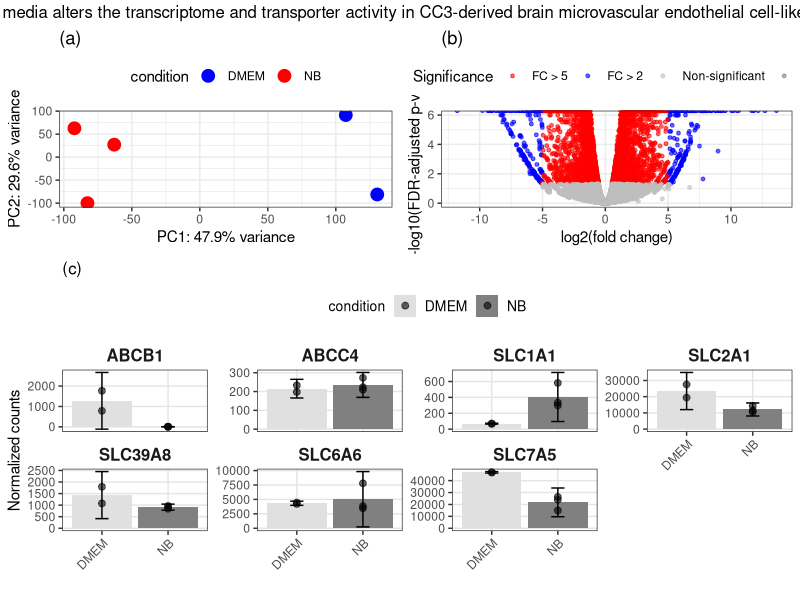
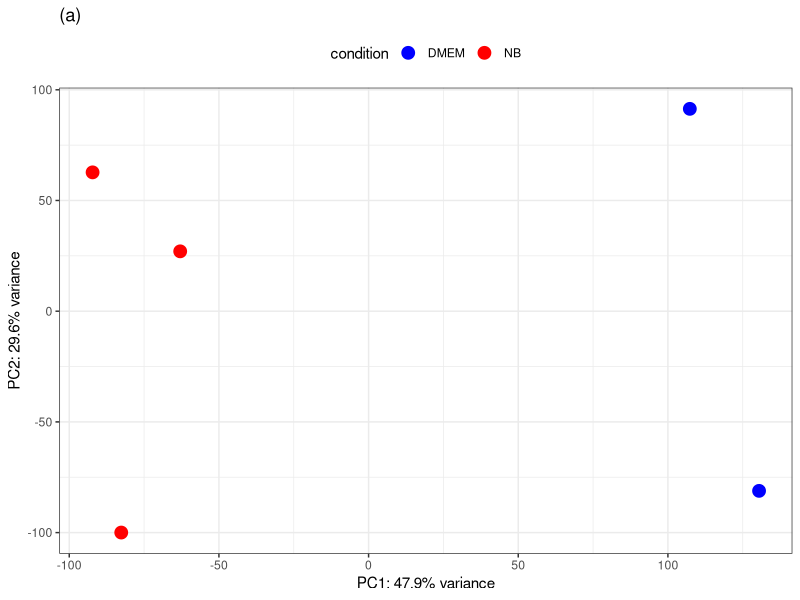
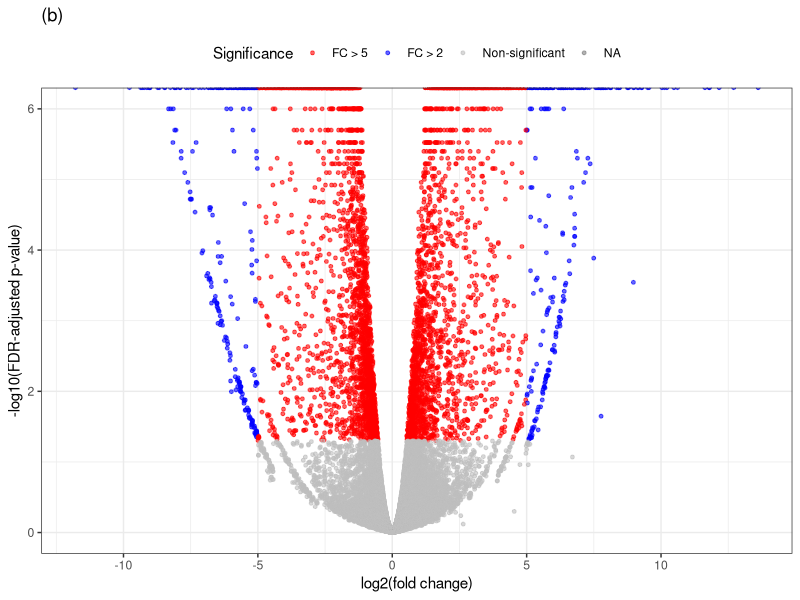
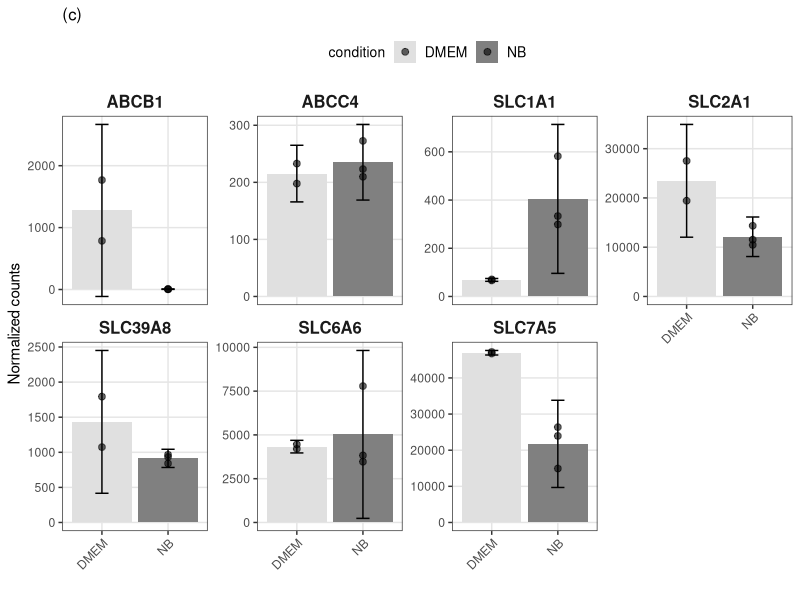

Write R code to recreate these figures, in order.
# Load required libraries
library(ggplot2)
library(gridExtra)
library(dplyr)
library(tidyr)
library(grid)  # Add this for textGrob
library(Hmisc) # Add this for stat_summary

#####################################################################
# Load Results from CSV files
#####################################################################

# Load the complete differential expression results
diff_expr <- read.csv("./data/differential_expression_results.csv", row.names=1)

# Load normalized counts and sample information
norm_counts <- read.csv("./data/normalized_counts.csv", row.names=1)
sample_info <- read.csv("./data/sample_info.csv", row.names=1)

# Clean up sample names in normalized counts
colnames(norm_counts) <- gsub("^X", "", colnames(norm_counts))
colnames(norm_counts) <- gsub("\\.", "-", colnames(norm_counts))

# Remove failed sample if present
if("3373-EN-12" %in% colnames(norm_counts)) {
    norm_counts <- norm_counts[, !colnames(norm_counts) %in% "3373-EN-12"]
}
if("3373-EN-12" %in% rownames(sample_info)) {
    sample_info <- sample_info[!rownames(sample_info) %in% "3373-EN-12", ]
}

#####################################################################
# Create PCA Plot (Panel a)
#####################################################################

# Perform PCA on normalized counts
pca_result <- prcomp(t(log2(norm_counts + 1)), scale=TRUE)
pca_data <- data.frame(
    PC1 = pca_result$x[,1],
    PC2 = pca_result$x[,2],
    condition = sample_info$condition
)

# Calculate variance
var_explained <- (pca_result$sdev^2 / sum(pca_result$sdev^2)) * 100

# Create PCA plot
pca_plot <- ggplot(pca_data, aes(x=PC1, y=PC2, color=condition)) +
    geom_point(size=4) +
    xlab(sprintf("PC1: %.1f%% variance", var_explained[1])) +
    ylab(sprintf("PC2: %.1f%% variance", var_explained[2])) +
    theme_bw() +
    scale_color_manual(values=c("DMEM"="blue", "NB"="red")) +
    theme(legend.position="top") +
    ggtitle("(a)")

#####################################################################
# Create Volcano Plot (Panel b)
#####################################################################

# Create volcano plot from differential expression results
volcano_plot <- ggplot(diff_expr, aes(x=log2FoldChange, y=-log10(padj))) +
    geom_point(aes(color=ifelse(padj < 0.05,
                               ifelse(abs(log2FoldChange) > 5,
                                      "FC > 5",
                                      "FC > 2"),
                               "Non-significant")),
               alpha=0.6, size=1) +
    scale_color_manual(values=c("red", "blue", "grey"),
                      name="Significance",
                      labels=c("FC > 5", "FC > 2", "Non-significant")) +
    theme_bw() +
    xlab("log2(fold change)") +
    ylab("-log10(FDR-adjusted p-value)") +
    theme(legend.position="top") +
    ggtitle("(b)")

#####################################################################
# Create Transporter Expression Bar Plots (Panel c)
#####################################################################

# List of transporters to analyze
transporters <- c("ABCB1", "ABCC4", "SLC1A1", "SLC2A1", 
                 "SLC6A6", "SLC7A5", "SLC39A8")

# Get normalized counts for transporters
transporter_data <- diff_expr %>%
    mutate(ensembl_id = rownames(diff_expr)) %>%
    filter(gene_symbol %in% transporters) %>%
    left_join(
        as.data.frame(norm_counts) %>%
            mutate(ensembl_id = rownames(norm_counts)) %>%
            pivot_longer(-ensembl_id,
                        names_to = "sample",
                        values_to = "count"),
        by = "ensembl_id"
    ) %>%
    left_join(
        data.frame(
            sample = rownames(sample_info),
            condition = sample_info$condition,
            stringsAsFactors = FALSE
        ),
        by = "sample"
    )

# Create bar plot for each transporter with mean ± SD
transporter_plot <- ggplot(transporter_data, 
                          aes(x=condition, y=count, fill=condition)) +
    # Bar for mean value
    stat_summary(fun = mean, geom = "bar", 
                position = position_dodge(width = 0.9),
                na.rm = TRUE) +
    # Error bars for mean ± standard deviation
    stat_summary(fun.data = mean_sdl, 
                geom = "errorbar", 
                position = position_dodge(width = 0.9), 
                width = 0.2,
                na.rm = TRUE) +
    # Individual data points
    geom_point(position = position_dodge(width = 0.9), 
               size = 2, 
               alpha = 0.6,
               na.rm = TRUE) +
    facet_wrap(~gene_symbol, scales="free_y", ncol=4) +
    scale_fill_manual(values=c("DMEM"="#E0E0E0", "NB"="#808080")) + # Lighter grey colors
    theme_bw() +
    theme(
        axis.text.x = element_text(angle=45, hjust=1),
        strip.background = element_blank(),
        strip.text = element_text(size=12, face="bold"),
        panel.grid.major = element_line(color = "grey90"),
        panel.grid.minor = element_blank(),
        plot.title = element_text(hjust = 0, size = 12),
        legend.title = element_text(size=10),
        legend.text = element_text(size=10),
        legend.position = "top"
    ) +
    ylab("Normalized counts") +
    xlab("") +
    ggtitle("(c)")

# Add debugging print for final data
print("Structure of transporter_data:")
print(str(transporter_data))
print("Unique conditions in transporter_data:")
print(unique(transporter_data$condition))

#####################################################################
# Combine and Save Plots
#####################################################################

# Save individual plots
ggsave("./data/plots/pca_plot.png", pca_plot, width=6, height=5, dpi=300)
ggsave("./data/plots/volcano_plot.png", volcano_plot, width=6, height=5, dpi=300)
ggsave("./data/plots/transporter_plot.png", transporter_plot, width=12, height=8, dpi=300)

# Combine all plots into one figure
combined_plot <- grid.arrange(
    pca_plot, volcano_plot, transporter_plot,
    layout_matrix = rbind(c(1,2), c(3,3)),
    heights = c(1, 1.5),
    top = textGrob(
        "Basal media alters the transcriptome and transporter activity in CC3-derived brain microvascular endothelial cell-like cells",
        gp = gpar(fontsize = 12),
        just = "center"
    )
)

ggsave("./data/plots/combined_plot.png", combined_plot, width=12, height=10, dpi=300)

# Print summary statistics for transporters
transporter_stats <- transporter_data %>%
    group_by(gene_symbol, condition) %>%
    summarise(
        Mean = mean(count),
        SD = sd(count),
        N = n(),
        .groups = "drop"
    )
print(transporter_stats) 
